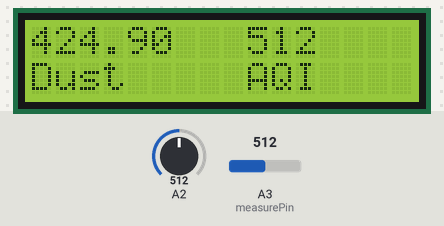
Bench run of a sketch on a simulated Arduino Uno, built with avr-gcc and run on an emulated ATmega328P. On the bench: 16×2 character LCD. Inputs (shaded band) come from the test bench; at power-on: A2 = 512, A3 (measurePin) = 512. What the sketch prints to the serial monitor is not drawn.

Above: at 1.2 s.
1.3 s: A2 set to 716
At 2.7 s:
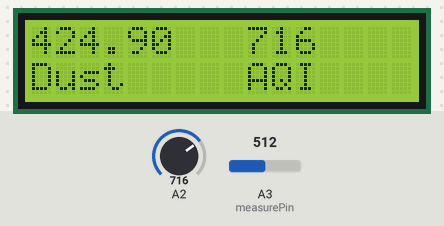
3.0 s: A3 (measurePin) set to 716
At 4.2 s:
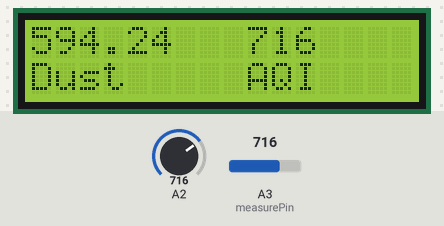
4.7 s: A2 set to 900
At 5.5 s:
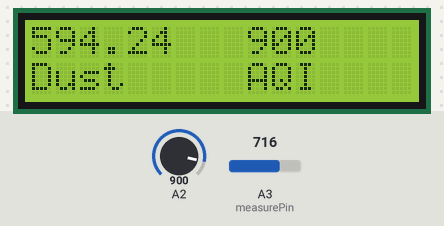
6.4 s: A3 (measurePin) set to 900
At 7.8 s:
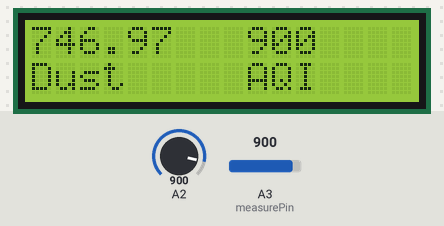
8.1 s: A2 set to 1023
At 9.4 s:
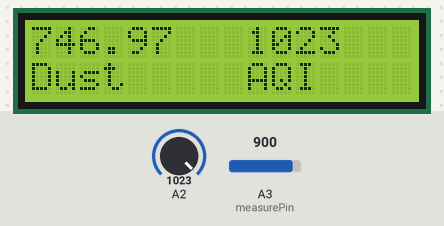
9.8 s: A3 (measurePin) set to 1023
At 10.8 s:
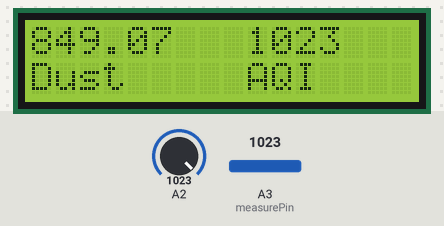
Timing chart, 0 to 12.5 s (numbered marks = the images above; inputs shaded):
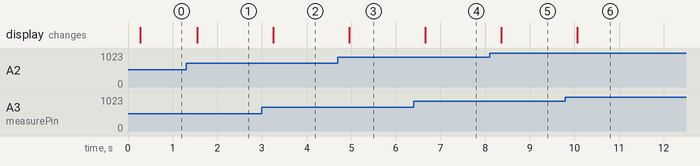

The sketch:

aqi.ino
```cpp
#include <LiquidCrystal.h>
const int rs = 13, en = 12, d4 = 11, d5 = 10, d6 = 9, d7 = 8;
LiquidCrystal lcd(rs, en, d4, d5, d6, d7);
int measurePin = A3; //Connect dust sensor to Arduino A0 pin
int ledPower = 8;
int samplingTime = 280;
int deltaTime = 40;
int sleepTime = 9680;
float voMeasured = 0;
float calcVoltage = 0;
float dustDensity = 0;
void setup() {
  // initialize serial communication at 9600 bits per second:
  Serial.begin(9600);
 //pinMode(9,OUTPUT);
  //pinMode(10,OUTPUT);
  //pinMode(13,OUTPUT);
  //pinMode(12,OUTPUT);
  //pinMode(8,OUTPUT);
  lcd.begin(16, 2 );
  lcd.setCursor(0, 1);
  // print the number of seconds since reset:
  lcd.print("Dust");

  lcd.setCursor(9,11);
  lcd.print("AQI");

}

// the loop routine runs over and over again forever:
void loop() {
  // read the input on analog pin 0:
  int a = analogRead(A2);
  delay(100);
   voMeasured = analogRead(measurePin); // read the dust value


  delayMicroseconds(deltaTime);
  digitalWrite(ledPower,HIGH); // turn the LED off
  delayMicroseconds(sleepTime);
  calcVoltage = voMeasured * (5.0 / 1024.0);


  dustDensity = (170 * calcVoltage - 0.1);
  Serial.print(a);
  Serial.print("dust =  ");
  Serial.println(dustDensity);
  delay(100);
  digitalWrite(9,1);
  digitalWrite(13,1);
  digitalWrite(10,0);
  digitalWrite(12,0);
  // print out the value you read:

  if (a>=150){
  digitalWrite(13,0);
  digitalWrite(12,1);
  digitalWrite(9,0);
  digitalWrite(10,1);}
  else {
  digitalWrite(13,0);
  digitalWrite(12,0);
  digitalWrite(9,1);
  digitalWrite(10,0);}
    lcd.setCursor(0,0);
  lcd.print(dustDensity);
  lcd.setCursor(9,0);
  lcd.print(a);
   // delay in between reads for stability

}
```

Measured:
- after the input at 1.3 s, the display: changes after 0.25 s (image 1)
- after the input at 3.0 s, the display: changes after 0.25 s (image 2)
- after the input at 4.7 s, the display: changes after 0.25 s (image 3)
- after the input at 6.4 s, the display: changes after 0.26 s (image 4)
- after the input at 8.1 s, the display: changes after 0.26 s (image 5)
- after the input at 9.8 s, the display: changes after 0.26 s (image 6)
